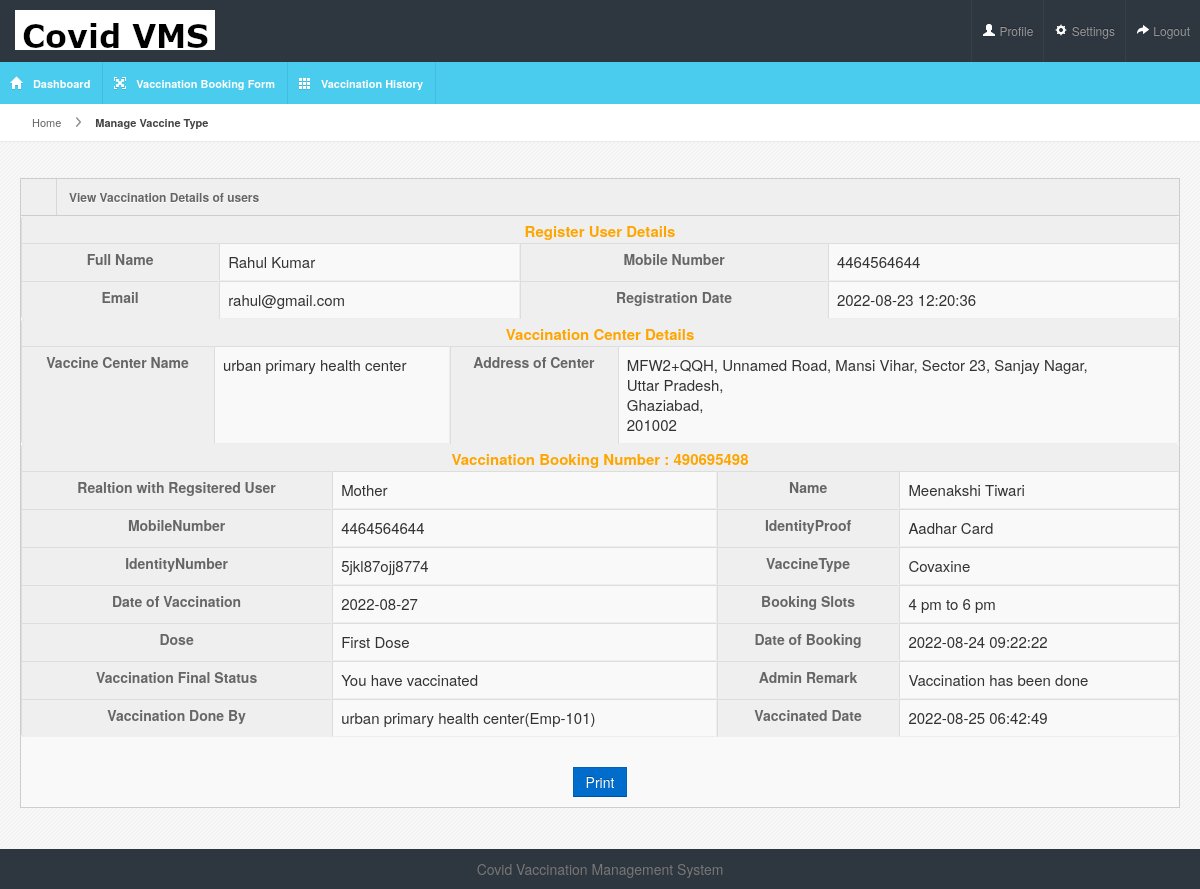
The page /covidvms/user/view-vaccination-detail.php?editid=2&&bookid=490695498 (signed in) on the database its author committed.
### tables this page shows
CREATE TABLE `tblvaccinationbooking` (
  `ID` int(5) NOT NULL,
  `UserID` int(5) DEFAULT NULL,
  `BookingNumber` int(10) DEFAULT NULL,
  `Patient` varchar(250) DEFAULT NULL,
  `Name` varchar(250) DEFAULT NULL,
  `MobileNumber` bigint(20) DEFAULT NULL,
  `IdentityProof` varchar(250) DEFAULT NULL,
  `IdentityNumber` varchar(250) DEFAULT NULL,
  `VaccineType` varchar(100) DEFAULT NULL,
  `VaccineCenterid` int(5) DEFAULT NULL,
  `DateofVaccination` date DEFAULT NULL,
  `BookingSlots` varchar(250) DEFAULT NULL,
  `Dose` varchar(250) DEFAULT NULL,
  `DateofBooking` timestamp NULL DEFAULT current_timestamp(),
  `Remark` varchar(250) DEFAULT NULL,
  `Status` varchar(250) DEFAULT NULL,
  `VaccinationDoneby` int(5) DEFAULT NULL,
  `UpdationDate` timestamp NULL DEFAULT NULL ON UPDATE current_timestamp()
);

CREATE TABLE `tbluser` (
  `ID` int(10) NOT NULL,
  `FullName` varchar(250) DEFAULT NULL,
  `UserName` varchar(250) DEFAULT NULL,
  `MobileNumber` bigint(20) DEFAULT NULL,
  `Email` varchar(250) DEFAULT NULL,
  `Password` varchar(250) DEFAULT NULL,
  `RegDate` timestamp NULL DEFAULT current_timestamp()
);

CREATE TABLE `tblvaccinecenter` (
  `ID` int(5) NOT NULL,
  `Nameofvaccinecenter` varchar(250) DEFAULT NULL,
  `CenterAddress` mediumtext DEFAULT NULL,
  `State` varchar(250) DEFAULT NULL,
  `City` varchar(250) DEFAULT NULL,
  `Pincode` varchar(250) NOT NULL,
  `CreationDate` timestamp NULL DEFAULT current_timestamp()
);

CREATE TABLE `tblvaccinator` (
  `ID` int(5) NOT NULL,
  `VaccinationCenterID` int(11) DEFAULT NULL,
  `EmpID` varchar(250) DEFAULT NULL,
  `Name` varchar(250) DEFAULT NULL,
  `MobileNumber` bigint(10) DEFAULT NULL,
  `Email` varchar(250) DEFAULT NULL,
  `Address` mediumtext DEFAULT NULL,
  `NoofExp` int(5) DEFAULT NULL,
  `Password` varchar(250) DEFAULT NULL,
  `JoiningDate` date DEFAULT NULL,
  `CreationDate` timestamp NULL DEFAULT current_timestamp()
);

### covidvms/user/view-vaccination-detail.php (the view, shortened to what this page needs)
<?php
include('includes/dbconnection.php');
if (strlen($_SESSION['cvmsuid']==0)) {
  header('location:logout.php');
  } else{
?>
<!DOCTYPE html>
<html lang="en">
<head>
<link rel="stylesheet" href="../admin/css/bootstrap.min.css" />
<link rel="stylesheet" href="../admin/css/bootstrap-responsive.min.css" />
<link rel="stylesheet" href="../admin/css/uniform.css" />
<link rel="stylesheet" href="../admin/css/select2.css" />
<link rel="stylesheet" href="../admin/css/maruti-style.css" />
<link rel="stylesheet" href="../admin/css/maruti-media.css" class="skin-color" />
</head>
<body>
<?php include_once('includes/header.php');?>
<div id="content">
  <div id="content-header">
    <div id="breadcrumb"> <a href="dashboard.php" title="Go to Home" class="tip-bottom"><i class="icon-home"></i> Home</a> <a href="manage-vaccine-type.php" class="current">Manage Vaccine Type</a> </div>
  </div>
  <div class="container-fluid">
    <div class="row-fluid">
      <div class="span12">
        <div class="widget-box">
          <div class="widget-title">
             <span class="icon"><i class="icon-th"></i></span>
            <h5>View Vaccination Details of users</h5>
          </div>
          <div class="widget-content nopadding" id="print2">
            <?php
                $eid=$_GET['editid'];
$sql="SELECT tblvaccinecenter.ID,tblvaccinecenter.Nameofvaccinecenter,tblvaccinecenter.CenterAddress,tblvaccinecenter.State,tblvaccinecenter.City,tblvaccinecenter.Pincode,tbluser.ID,tbluser.FullName,tbluser.MobileNumber,tbluser.Email,tbluser.RegDate,tblvaccinator.Name as vaccname,tblvaccinator.EmpID, tblvaccinationbooking.* from tblvaccinationbooking join tblvaccinecenter on tblvaccinecenter.ID=tblvaccinationbooking.VaccineCenterid
join tbluser on tbluser.ID=tblvaccinationbooking.UserID
left join tblvaccinator on tblvaccinator.ID=tblvaccinationbooking.VaccinationDoneby
where tblvaccinationbooking.ID=:eid";
$query = $dbh -> prepare($sql);
$query->bindParam(':eid',$eid,PDO::PARAM_STR);
$query->execute();
$results=$query->fetchAll(PDO::FETCH_OBJ);
$cnt=1;
if($query->rowCount() > 0)
{
foreach($results as $row)
{               ?>
            <table class="table table-bordered data-table" style="font-size: 15px;" width="100%" border="1">
              <tr>
    <th colspan="4" style="color: orange;font-size: 15px;">Register User Details</th>
  </tr>
  <tr>
    <th>Full Name</th>
    <td><?php  echo $row->FullName;?></td>
     <th>Mobile Number</th>
    <td><?php  echo $row->MobileNumber;?></td>
  </tr>
  <tr>
    <th>Email</th>
    <td><?php  echo $row->Email;?></td>
     <th>Registration Date</th>
    <td><?php  echo $row->RegDate;?></td>
  </tr>
  </table>
  <table class="table table-bordered data-table" style="font-size: 15px;" width="100%" border="1">
<tr>
    <th colspan="4" style="color: orange;font-size: 15px;">Vaccination Center Details</th>
  </tr>
  <tr>
    <th>Vaccine Center Name</th>
    <td><?php  echo $row->Nameofvaccinecenter;?></td>
     <th>Address of Center</th>
    <td><?php  echo $row->CenterAddress;?>,<br><?php  echo $row->State;?>,<br><?php  echo $row->City;?>,<br><?php  echo $row->Pincode;?></td>
  </tr>
</table>
<table class="table table-bordered data-table" style="font-size: 15px;" id="print2" width="100%" border="1">
  <tr>
    <th colspan="4" style="color: orange;font-size: 15px;">Vaccination Booking Number : <?php  echo $bookingno=($row->BookingNumber);?> </th>
  </tr>
  <tr>
    <th>Realtion with Regsitered User</th>
    <td><?php  echo $row->Patient;?></td>
     <th>Name</th>
    <td><?php  echo $row->Name;?></td>
  </tr>
  <tr>
    <th>MobileNumber</th>
    <td><?php  echo $row->MobileNumber;?></td>
     <th>IdentityProof</th>
    <td><?php  echo $row->IdentityProof;?></td>
  </tr>
<tr>
    <th>IdentityNumber</th>
    <td><?php  echo $row->IdentityNumber;?></td>
     <th>VaccineType</th>
    <td><?php  echo $row->VaccineType;?></td>
  </tr>
<tr>
    <th>Date of Vaccination</th>
    <td><?php  echo $row->DateofVaccination;?></td>
     <th>Booking Slots</th>
    <td><?php  echo $row->BookingSlots;?></td>
  </tr>
  <tr>
    <th>Dose</th>
    <td><?php  echo $row->Dose;?></td>
     <th>Date of Booking</th>
    <td><?php  echo $row->DateofBooking;?></td>
  </tr>
  <tr>
    <th> Vaccination Final Status</th>
   <td> <?php  $status=$row->Status;
if($row->Status=="Vaccinated")
{
  echo "You have vaccinated";
}
     ;?></td>
    <th>Admin Remark</th>
    <?php if($row->Remark==""){ ?>
                     <td  colspan="4"><?php echo "Not Updated Yet"; ?></td>
<?php } else { ?>                  <td><?php  echo htmlentities($row->Remark);?>
                  </td>
                  <?php } ?>
  </tr>
  <tr>
    <th> Vaccination Done By</th>
   <?php if($row->VaccinationDoneby==""){ ?>
                     <td><?php echo "Not Updated Yet"; ?></td>
<?php } else { ?>                  <td><?php  echo htmlentities($row->vaccname);?>(<?php  echo htmlentities($row->EmpID);?>)
                  </td>
                  <?php } ?>
    <th>Vaccinated Date</th>
    <?php if($row->VaccinationDoneby==""){ ?>
                     <td  colspan="4"><?php echo "Not Updated Yet"; ?></td>
<?php } else { ?>                  <td><?php  echo htmlentities($row->UpdationDate);?>
                  </td>
                  <?php } ?>
  </tr>
  <?php $cnt=$cnt+1;}} ?>
            </table>
            <p style="text-align: center; padding-top: 30px"><input type="button"  name="printbutton" value="Print" class="btn btn-primary" onclick="return print1('print2')"/></p>
          </div>
        </div>
      </div>
    </div>
  </div>
</div>
<?php include_once('includes/footer.php');?>
</body>
</html><?php }  ?>

### covidvms/admin/css/maruti-style.css (style rules this page uses)
* { outline:none !important; -moz-outline: none !important; }
body { overflow-x: hidden; margin-top: -10px; }
select, textarea, input[type="text"], input[type="password"], input[type="datetime"], input[type="datetime-local"], input[type="date"], input[type="month"], input[type="time"], input[type="week"], input[type="number"], input[type="email"], input[type="url"], input[type="search"], input[type="tel"], input[type="color"], .uneditable-input, .label, .dropdown-menu, .btn, .well, .progress, .table-bordered, .btn-group > .btn:first-child, .btn-group > .btn:last-child, .btn-group > .btn:last-child, .btn-group > .dropdown-toggle, .alert { border-radius:0px; }
.btn, textarea, input[type="text"], input[type="password"], input[type="datetime"], input[type="datetime-local"], input[type="date"], input[type="month"], input[type="time"], input[type="week"], input[type="number"], input[type="email"], input[type="url"], input[type="search"], input[type="tel"], input[type="color"], .uneditable-input { box-shadow:none; }
.progress, .progress-success .bar, .progress .bar-success, .progress-warning .bar, .progress .bar-warning, .progress-danger .bar, .progress .bar-danger, .progress-info .bar, .progress .bar-info, .btn, .btn-primary { background-image:none; }
#content { background:url(../images/backgrounds/bodyBg.png) repeat #fff; margin-left:0px; margin-right: 0; margin-top:80px; padding-bottom: 25px; position: relative; min-height: 500px; width: auto; }
#content-header { position: abslute; width: 100%; margin-top: -38px; z-index: 20; }
.container-fluid .row-fluid:first-child { margin-top: 20px; }
#breadcrumb { background-color: #fff; border-bottom: 1px solid #e3ebed; }
#breadcrumb a { padding: 8px 20px 8px 10px; display: inline-block; background-image: url('../img/breadcrumb.png'); background-position: center right; background-repeat: no-repeat; font-size: 11px; color: #666666; }
#breadcrumb a:last-child { background-image:none; }
#breadcrumb a.current { font-weight: bold; color: #444444; }
#breadcrumb a i { margin-right: 5px; opacity: .6; }
.stat-boxes .peity_bar_good, .stat-boxes .peity_line_good, { color: #459D1C; }
.widget-box { background: none repeat scroll 0 0 #F9F9F9; border-top: 1px solid #CDCDCD; border-left: 1px solid #CDCDCD; border-right: 1px solid #CDCDCD; clear: both; margin-top: 16px; margin-bottom: 16px; position: relative; }
.widget-title, .modal-header, .table th, div.dataTables_wrapper .ui-widget-header { background-color: #efefef; border-bottom: 1px solid #CDCDCD; height: 36px; }
.widget-title span.icon { border-right: 1px solid #cdcdcd; padding: 9px 10px 7px 11px; float: left; opacity: .7; }
.widget-title h5 { color: #666666; text-shadow: 0 1px 0 #ffffff; float: left; font-size: 12px; font-weight: bold; padding: 12px; line-height: 12px; margin: 0; }
.widget-content { padding: 12px 15px; border-bottom: 1px solid #cdcdcd; }
.table th { height: auto; font-size: 14px; padding: 5px 10px 2px; border-bottom: 0; text-align: center; color: #666666; }
.nopadding { padding: 0 !important; }
.nopadding .table { margin-bottom: 0; }
.nopadding .table-bordered { border: 0; }

### covidvms/admin/css/maruti-media.css (style rules this page uses)
body { background:#49CCED; }

### rows shown on the page
tblvaccinationbooking: UserID.FullName "Rahul Kumar", MobileNumber "4464564644", UserID.Email "rahul@gmail.com", UserID.RegDate "2022-08-23 12:20:36", VaccineCenterid.Nameofvaccinecenter "urban primary health center", VaccineCenterid.CenterAddress "MFW2+QQH, Unnamed Road, Mansi Vihar, Sector 23, Sanjay Nagar", VaccineCenterid.State "Uttar Pradesh", VaccineCenterid.City "Ghaziabad", VaccineCenterid.Pincode "201002", BookingNumber "490695498", Patient "Mother", Name "Meenakshi Tiwari", IdentityProof "Aadhar Card", IdentityNumber "5jkl87ojj8774", VaccineType "Covaxine", DateofVaccination "2022-08-27", BookingSlots "4 pm to 6 pm", Dose "First Dose", DateofBooking "2022-08-24 09:22:22", Status "You have vaccinated", Remark "Vaccination has been done", tblvaccinator.Name "urban primary health center", tblvaccinator.EmpID "Emp-101", UpdationDate "2022-08-25 06:42:49"
